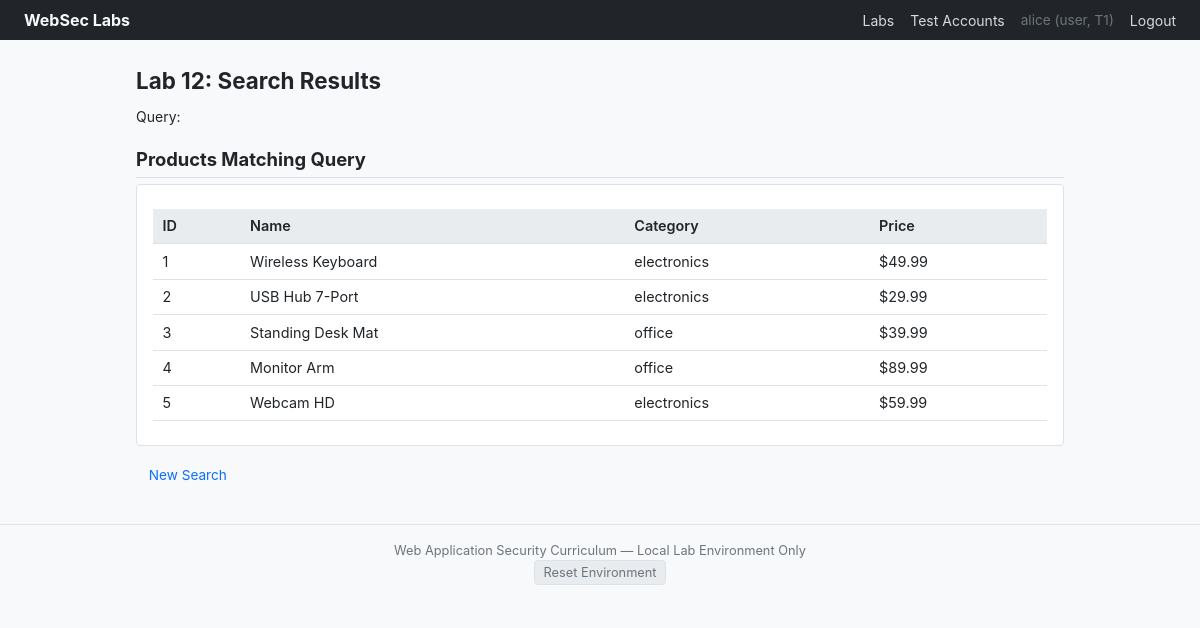
The app's page /lab/injection/inj-02/search (signed in) with its own data.
### tables this page shows
CREATE TABLE products (
        id INTEGER PRIMARY KEY AUTOINCREMENT,
        name TEXT NOT NULL,
        category TEXT,
        description TEXT,
        price REAL,
        stock INTEGER DEFAULT 0,
        secret_note TEXT
    );

### app/routes/injection.py (the view)
@injection_bp.route('/inj-02/search')
def lab12_search():
    err = _require_login()
    if err:
        return err
    q = request.args.get('q', '')
    redirect_to = request.args.get('redirect_to', '')
    patched = current_app.config.get('PATCHED_MODE', False)
    db = get_db()
    products = db.execute(
        "SELECT id, name, category, price FROM products WHERE name LIKE ?",
        (f'%{q}%',),
    ).fetchall()
    db.close()
    if patched:
        if redirect_to and not redirect_to.startswith('/'):
            redirect_to = ''
    return render_template(
        'labs/inj_02_search.html',
        q=q,
        redirect_to=redirect_to,
        products=[dict(p) for p in products],
    )

### app/database/db.py (called while the page is built)
def get_db():
    db_path = os.environ.get('DB_PATH', 'websec_labs.db')
    conn = sqlite3.connect(db_path)
    conn.row_factory = sqlite3.Row
    conn.execute("PRAGMA journal_mode=WAL")
    conn.execute("PRAGMA foreign_keys=ON")
    return conn

### app/routes/injection.py (called while the page is built)
def _require_login():
    if 'user_id' not in session:
        return jsonify({'error': 'Authentication required'}), 401
    return None

### app/templates/labs/inj_02_search.html (shortened to what this page needs)
{% extends "base.html" %}
{% block content %}
<h1>Lab 12: Search Results</h1>
<p>Query: <strong>{{ q }}</strong></p>
<h2>Products Matching Query</h2>
<div class="card">
    {% if products %}
    <table>
        <thead>
            <tr><th>ID</th><th>Name</th><th>Category</th><th>Price</th></tr>
        </thead>
        <tbody>
            {% for p in products %}
            <tr>
                <td>{{ p.id }}</td>
                <td>{{ p.name }}</td>
                <td>{{ p.category }}</td>
                <td>${{ p.price }}</td>
            </tr>
            {% endfor %}
        </tbody>
    </table>
    {% else %}
    <p>No products found matching your search criteria.</p>
    {% endif %}
</div>
<p><a href="/lab/injection/inj-02" class="btn btn-secondary">New Search</a></p>
{% endblock %}

### app/templates/base.html (shortened to what this page needs)
<!DOCTYPE html>
<html lang="en">
<head>
    <link rel="stylesheet" href="{{ url_for('static', filename='css/style.css') }}">
</head>
<body>
    <nav class="topnav">
        <a href="{{ url_for('main.index') }}" class="nav-brand">WebSec Labs</a>
        <div class="nav-links">
            <a href="{{ url_for('main.index') }}">Labs</a>
            <a href="{{ url_for('main.accounts') }}">Test Accounts</a>
            {% if session.get('username') %}
                <span class="nav-user">{{ session['username'] }} ({{ session['role'] }}, T{{ session['tenant_id'] }})</span>
                <a href="{{ url_for('main.logout') }}">Logout</a>
            {% else %}
                <a href="{{ url_for('main.login') }}">Login</a>
            {% endif %}
        </div>
    </nav>
    <main class="container">
        {% block content %}{% endblock %}
    </main>
    <footer class="footer">
        <p>Web Application Security Curriculum &mdash; Local Lab Environment Only</p>
        <form method="post" action="{{ url_for('main.reset') }}" style="display:inline">
            <button type="submit" class="btn btn-sm btn-muted" onclick="return confirm('Reset all lab data to initial state?')">Reset Environment</button>
        </form>
    </footer>
</body>
</html>

### app/static/css/style.css (style rules this page uses)
:root { --bg: #f8f9fa; --fg: #212529; --muted: #6c757d; --border: #dee2e6; --accent: #0d6efd; --accent-hover: #0b5ed7; --danger: #dc3545; --success: #198754; --warning: #ffc107; --card-bg: #fff; --nav-bg: #212529; --nav-fg: #f8f9fa; --code-bg: #e9ecef; --radius: 4px; }
* { box-sizing: border-box; margin: 0; padding: 0; }
body { font-family: -apple-system, BlinkMacSystemFont, "Segoe UI", Roboto, "Helvetica Neue", Arial, sans-serif; font-size: 14px; line-height: 1.5; color: var(--fg); background: var(--bg); }
.topnav { display: flex; align-items: center; justify-content: space-between; background: var(--nav-bg); color: var(--nav-fg); padding: 0.5rem 1.5rem; }
.nav-brand { color: var(--nav-fg); font-weight: 700; font-size: 1rem; text-decoration: none; }
.nav-links { display: flex; gap: 1rem; align-items: center; }
.nav-links a { color: var(--nav-fg); text-decoration: none; opacity: 0.85; }
.nav-user { color: var(--muted); font-size: 0.85rem; }
.container { max-width: 960px; margin: 1.5rem auto; padding: 0 1rem; }
h1 { font-size: 1.4rem; margin-bottom: 0.5rem; }
h2 { font-size: 1.15rem; margin: 1.2rem 0 0.4rem; border-bottom: 1px solid var(--border); padding-bottom: 0.2rem; }
a { color: var(--accent); }
.card { background: var(--card-bg); border: 1px solid var(--border); border-radius: var(--radius); padding: 1rem; margin-bottom: 0.75rem; }
table { width: 100%; border-collapse: collapse; margin: 0.5rem 0; font-size: 0.9rem; }
th, td { text-align: left; padding: 0.4rem 0.6rem; border-bottom: 1px solid var(--border); }
th { background: var(--code-bg); font-weight: 600; }
.btn { display: inline-block; padding: 0.4rem 0.8rem; border: none; border-radius: var(--radius); font-size: 0.85rem; cursor: pointer; text-decoration: none; font-family: inherit; }
.btn-muted { background: var(--code-bg); color: var(--muted); border: 1px solid var(--border); }
.btn-sm { padding: 0.25rem 0.5rem; font-size: 0.8rem; }
.footer { text-align: center; padding: 1rem; margin-top: 2rem; border-top: 1px solid var(--border); color: var(--muted); font-size: 0.8rem; }

### records on screen
products: id "1", name "Wireless Keyboard", category "electronics", price "49.99"
products: id "2", name "USB Hub 7-Port", category "electronics", price "29.99"
products: id "3", name "Standing Desk Mat", category "office", price "39.99"
products: id "4", name "Monitor Arm", category "office", price "89.99"
products: id "5", name "Webcam HD", category "electronics", price "59.99"

### other values on screen
{{ session['username'] }} "alice"
{{ session['role'] }} "user"
{{ session['tenant_id'] }} "1"
